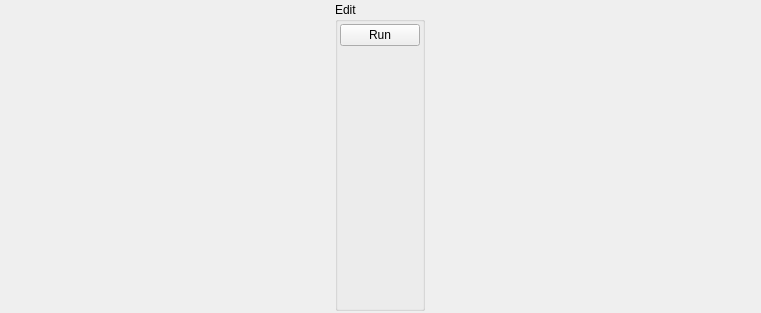
<?xml version="1.0" encoding="UTF-8"?>
<ui version="4.0">
 <class>FxTimeLineEditWidget</class>
 <widget class="QWidget" name="FxTimeLineEditWidget">
  <property name="geometry">
   <rect>
    <x>0</x>
    <y>0</y>
    <width>761</width>
    <height>313</height>
   </rect>
  </property>
  <property name="windowTitle">
   <string>TimeLine Edit</string>
  </property>
  <layout class="QHBoxLayout" name="mainLayout">
   <property name="leftMargin">
    <number>2</number>
   </property>
   <property name="topMargin">
    <number>2</number>
   </property>
   <property name="rightMargin">
    <number>2</number>
   </property>
   <property name="bottomMargin">
    <number>2</number>
   </property>
   <item>
    <widget class="QGroupBox" name="groupBox">
     <property name="sizePolicy">
      <sizepolicy hsizetype="Maximum" vsizetype="Preferred">
       <horstretch>0</horstretch>
       <verstretch>0</verstretch>
      </sizepolicy>
     </property>
     <property name="title">
      <string>Edit</string>
     </property>
     <layout class="QVBoxLayout" name="verticalLayout">
      <property name="leftMargin">
       <number>2</number>
      </property>
      <property name="topMargin">
       <number>2</number>
      </property>
      <property name="rightMargin">
       <number>2</number>
      </property>
      <property name="bottomMargin">
       <number>2</number>
      </property>
      <item>
       <widget class="QPushButton" name="runButton">
        <property name="text">
         <string>Run</string>
        </property>
       </widget>
      </item>
      <item>
       <spacer name="verticalSpacer">
        <property name="orientation">
         <enum>Qt::Vertical</enum>
        </property>
        <property name="sizeHint" stdset="0">
         <size>
          <width>20</width>
          <height>40</height>
         </size>
        </property>
       </spacer>
      </item>
     </layout>
    </widget>
   </item>
  </layout>
 </widget>
 <resources/>
 <connections/>
</ui>
